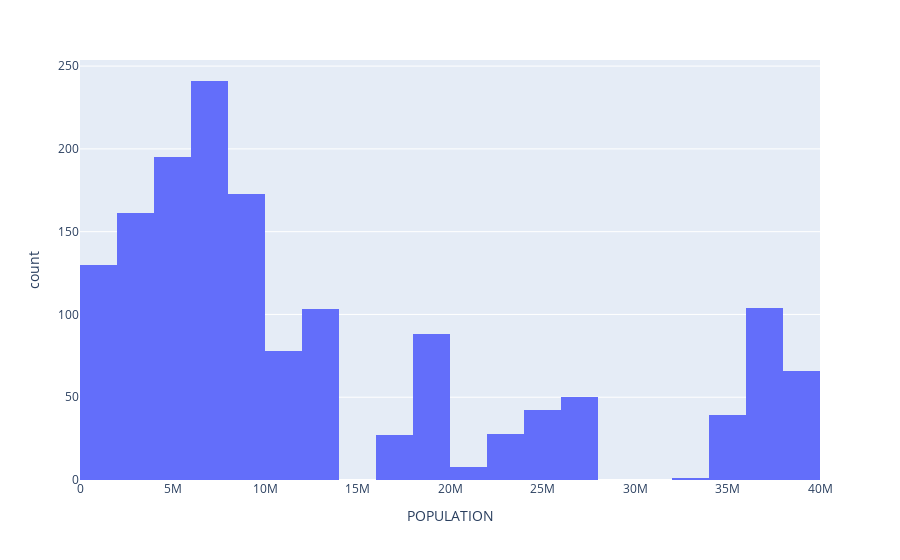
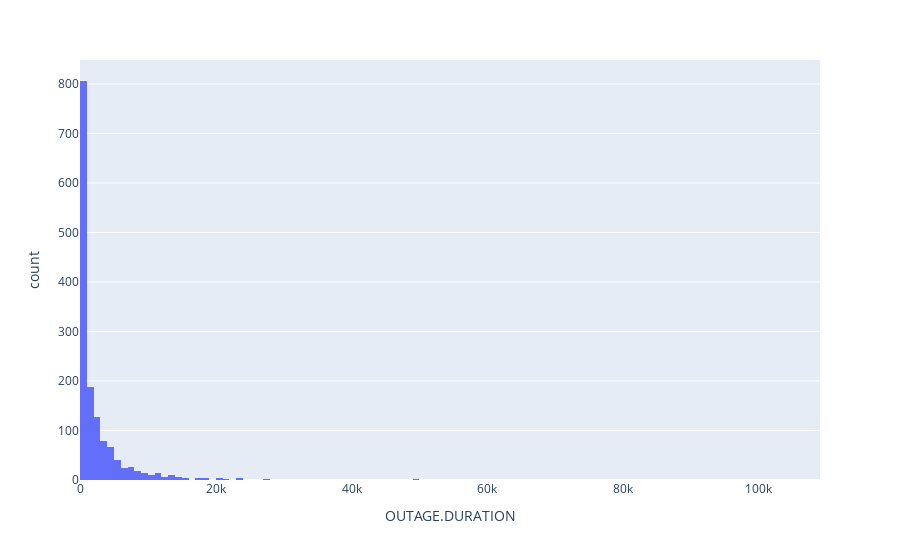
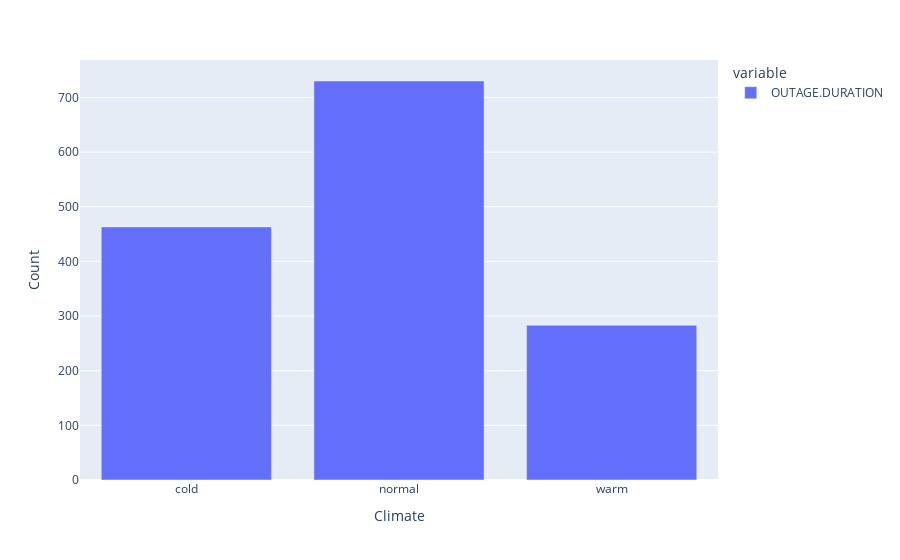

The notebook cell these images were saved under, in order:
### Markdown cell above
UNIVARIATE ANALYSIS

### Code cell
fig1 = px.histogram(outage, x='POPULATION')
fig2 = px.histogram(outage, x='OUTAGE.DURATION')
climate_ct_group = outage.groupby('CLIMATE.CATEGORY')['OUTAGE.DURATION'].count()
fig3 = px.bar(climate_ct_group,labels={'CLIMATE.CATEGORY':'Climate','value':'Count'})

fig1.show()
fig2.show()
fig3.show()

### Figure 1 — Plotly figure (JSON) as saved in the notebook; plotly's stock layout.template omitted (floating-point values rounded to 4 significant figures; data arrays with more than 128 entries replaced by an {"elided": "..."} marker saying what was removed)
{"data": [{"bingroup": "x", "hovertemplate": "POPULATION=%{x}<br>count=%{y}<extra></extra>", "legendgroup": "", "marker": {"color": "#636efa", "pattern": {"shape": ""}}, "name": "", "orientation": "v", "showlegend": false, "type": "histogram", "x": {"elided": "1534 int values"}, "xaxis": "x", "yaxis": "y"}], "layout": {"barmode": "relative", "legend": {"tracegroupgap": 0}, "margin": {"t": 60}, "xaxis": {"anchor": "y", "domain": [0, 1], "title": {"text": "POPULATION"}}, "yaxis": {"anchor": "x", "domain": [0, 1], "title": {"text": "count"}}}}

### Figure 2 — Plotly figure (JSON) as saved in the notebook; plotly's stock layout.template omitted (floating-point values rounded to 4 significant figures; data arrays with more than 128 entries replaced by an {"elided": "..."} marker saying what was removed)
{"data": [{"bingroup": "x", "hovertemplate": "OUTAGE.DURATION=%{x}<br>count=%{y}<extra></extra>", "legendgroup": "", "marker": {"color": "#636efa", "pattern": {"shape": ""}}, "name": "", "orientation": "v", "showlegend": false, "type": "histogram", "x": {"elided": "1534 float values"}, "xaxis": "x", "yaxis": "y"}], "layout": {"barmode": "relative", "legend": {"tracegroupgap": 0}, "margin": {"t": 60}, "xaxis": {"anchor": "y", "domain": [0, 1], "title": {"text": "OUTAGE.DURATION"}}, "yaxis": {"anchor": "x", "domain": [0, 1], "title": {"text": "count"}}}}

### Figure 3 — Plotly figure (JSON) as saved in the notebook; plotly's stock layout.template omitted (floating-point values rounded to 4 significant figures)
{"data": [{"hovertemplate": "variable=OUTAGE.DURATION<br>Climate=%{x}<br>Count=%{y}<extra></extra>", "legendgroup": "OUTAGE.DURATION", "marker": {"color": "#636efa", "pattern": {"shape": ""}}, "name": "OUTAGE.DURATION", "orientation": "v", "showlegend": true, "textposition": "auto", "type": "bar", "x": ["cold", "normal", "warm"], "xaxis": "x", "y": [463, 730, 283], "yaxis": "y"}], "layout": {"barmode": "relative", "legend": {"title": {"text": "variable"}, "tracegroupgap": 0}, "margin": {"t": 60}, "xaxis": {"anchor": "y", "domain": [0, 1], "title": {"text": "Climate"}}, "yaxis": {"anchor": "x", "domain": [0, 1], "title": {"text": "Count"}}}}
